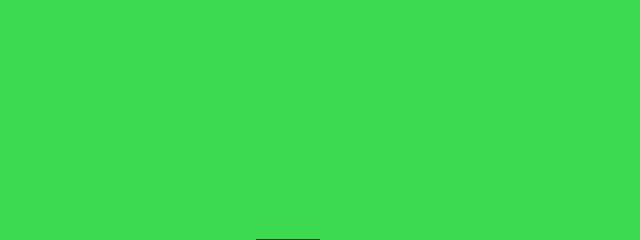
Frame 1 (no input)
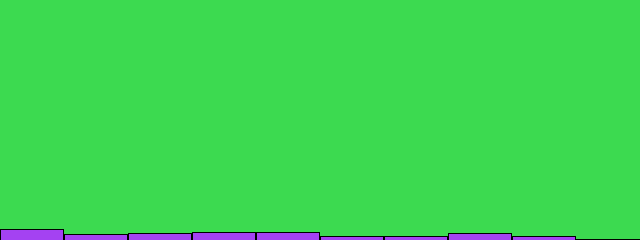
Frame 60 (the mouse pressed at the canvas centre just before this capture)
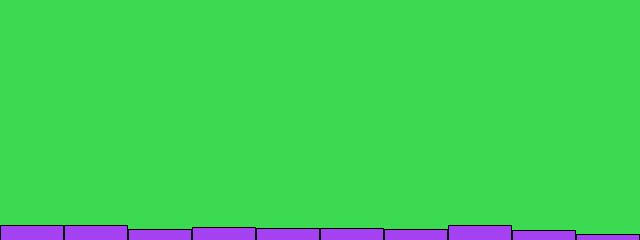
Frame 120 (the mouse held since frame 60 and released just before this capture)

The Processing sketch that drew these frames (run headless with seeded random() and noise(); from frame 60 on, the mouse is pressed at the canvas centre):

// Processing sketch: Random_Number_Distrubution
// ── Random_Number_Distrubution.pde
int[] randomCounts; 

void setup(){
  size(640,240); 
  randomCounts = new int[10]; 
  
  stroke(0); 
  fill(random(255), random(255), random(255)); 
  background(random(255), random(255), random(255));

}

void draw(){
  
  int index = int(random(randomCounts.length)); 
  randomCounts[index]++; 
  
  int w = width / randomCounts.length; 
  
  for (int x = 0; x < randomCounts.length; x++){
    rect(x*w, height-randomCounts[x], w-1, randomCounts[x]); 
  }
}
